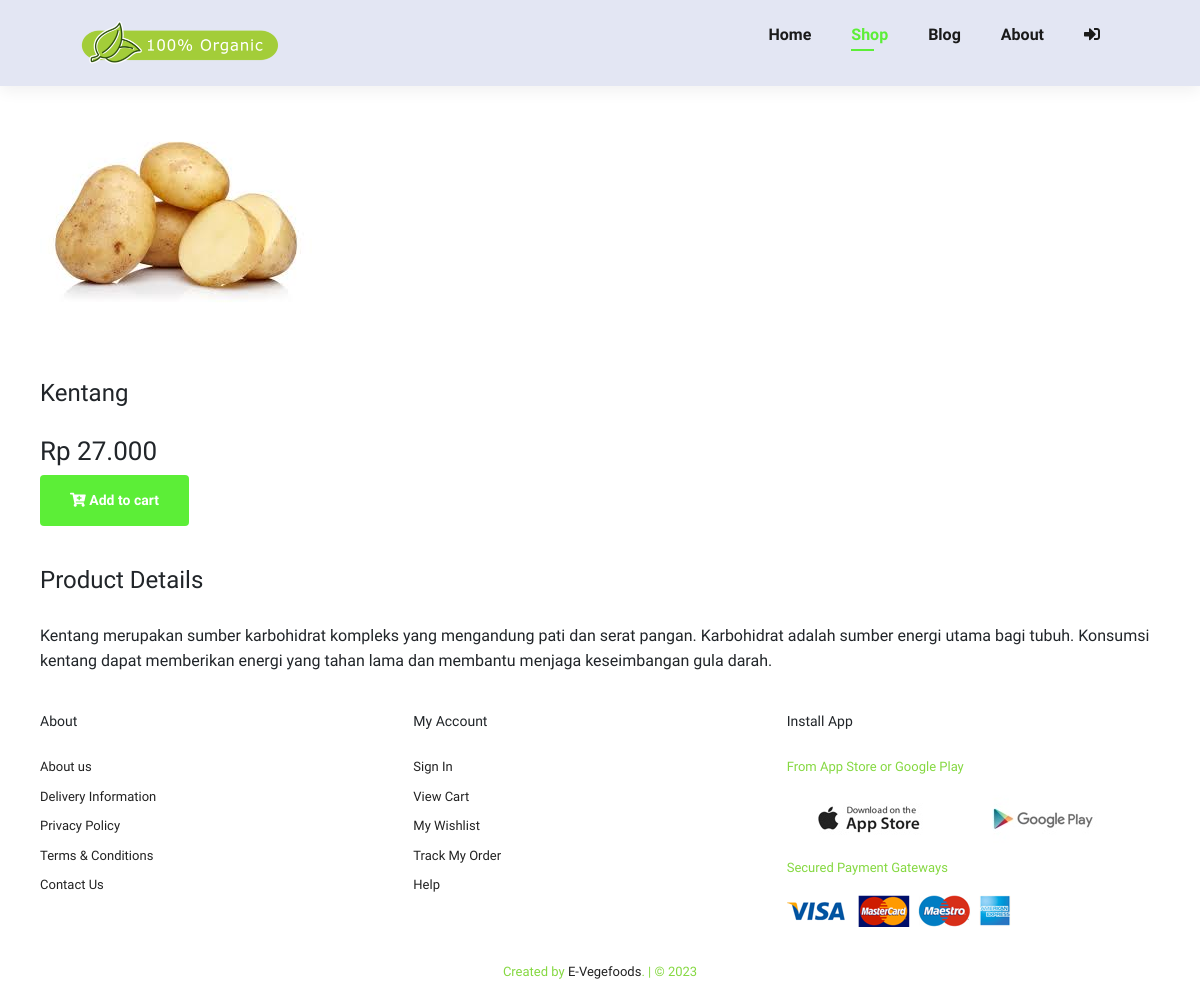
The app's page /shop/29 with its own data.
### tables this page shows
CREATE TABLE `produk` (
  `id` int NOT NULL AUTO_INCREMENT,
  `nama_produk` varchar(255) DEFAULT NULL,
  `satuan` varchar(10) DEFAULT NULL,
  `harga` int DEFAULT NULL,
  `image` varchar(255) DEFAULT NULL,
  `detail` text,
  PRIMARY KEY (`id`)
);

### application/controllers/Welcome.php (called while the page is built, shortened)
<?php
class Welcome extends CI_Controller
{
    public function shop_detail()
    {
        $id                     = $this->uri->segment(2);
        $data['product_detail'] = $this->m_data->edit_data(['id' => $id], 'produk')->result();
        $data['id_tran']        = $this->db->select_max('id')->get('h_transaksi')->row();
        $data['total']          = $this->m_data->shop('id_detil', ['id_pengguna' => $this->session->userdata('id'), 'status!=' => '3', 'id_produk!=' => '0'])->num_rows();
        $this->load->view('frontend/v_header', $data);
        $this->load->view('frontend/v_shop_detail', $data);
        $this->load->view('frontend/v_footer');
    }
}

### index.php (called while the page is built, shortened)
<?php
require_once BASEPATH . 'core/CodeIgniter.php';

### application/models/M_data.php (called while the page is built, shortened)
<?php
class M_data extends CI_Model
{
    public function edit_data($where, $table)
    {
        return $this->db->get_where($table, $where);
    }
    public function shop($order, $where)
    {
        $this->db->select('h.id AS id,id_pengguna,alamat,d.id AS id_detil,nama,status,id_produk,pr.nama_produk,jumlah,d.harga,ongkir');
        $this->db->from('h_transaksi h');
        $this->db->join('d_transaksi d', 'h.id=d.id_tran', 'inner');
        $this->db->join('pengguna p', 'p.id=h.id_pengguna', 'inner');
        $this->db->join('produk pr', 'pr.id=d.id_produk', 'left');
        $this->db->where($where);
        $this->db->order_by($order, 'asc');
        return $this->db->get();
    }
}

### application/views/frontend/v_shop_detail.php (the view, shortened to what this page needs)
<section id="prodetails" class="section-p1">
  <?php foreach ($product_detail as $p) : ?>
    <div class="single-pro-image">
      <img src="<?= base_url('assets/imgbeautyhampers/products/' . $p->image) ?>" class="img-fluid rounded float-star" id="MainImg" alt="" />
      <div class="single-pro-details">
        <h4><?= ucwords($p->nama_produk) ?></h4>
        <h2>Rp <?= number_format($p->harga, 0, ",", ".") ?></h2>
        <?= form_open(base_url('welcome/add_cart')); ?>
        <button class="normal" type="submit"><i class="fas fa-cart-plus"></i> Add to cart</button>
        <?= form_close(); ?>
        <h4>Product Details</h4>
        <span>
          <?= ucfirst($p->detail) ?>
        </span>
      </div>
    <?php endforeach ?>
</section>

### application/views/frontend/v_header.php (shortened to what this page needs)
<!DOCTYPE html>
<html lang="en">
<head>
  <link rel="stylesheet" href="https://pro.fontawesome.com/releases/v5.10.0/css/all.css" />
  <link rel="stylesheet" href="<?= base_url('assets/css/style.css') ?>" />
  <link href="https://cdn.jsdelivr.net/npm/bootstrap@5.3.0-alpha3/dist/css/bootstrap.min.css" rel="stylesheet">
</head>
<body cz-shortcut-listen="true">
  <section id="header">
    <a href="#"><img src="<?= base_url('assets/img/logo.png') ?>" width="200px" alt="" />
    </a>
    <ul id="navbar">
      <li><a class="<?= $this->uri->segment(1) == '' ? 'active' : '' ?>" href="<?= base_url('/') ?>">Home</a></li>
      <li><a class="<?= $this->uri->segment(1) == 'shop' || $this->uri->segment(1) == 'shop_detail' ? 'active' : '' ?>" href="<?= base_url('shop') ?>">Shop</a></li>
      <li><a class="<?= $this->uri->segment(1) == 'blog' || $this->uri->segment(1) == 'blog_detail' ? 'active' : '' ?>" href="<?= base_url('blog') ?>">Blog</a></li>
      <li><a class="<?= $this->uri->segment(1) == 'about' ? 'active' : '' ?>" href="<?= base_url('about') ?>">About</a></li>
      <?php if ($this->session->userdata('status') == '') : ?>
        <li><a class="<?= $this->uri->segment(1) == 'login' ? 'active' : '' ?>" href="<?= base_url('login') ?>"><i class="fas fa-sign-in-alt"></i></a></li>
      <?php elseif ($this->session->userdata('level') == 'penjual' || $this->session->userdata('level') == 'admin') : ?>
        <li><a href="<?= base_url('dashboard') ?>"><i class="fas fa-user"></i></a></li>
      <?php endif ?>
    </ul>
  </section>

### application/views/frontend/v_footer.php (shortened to what this page needs)
<footer class="section-p1">
  <div class="col">
    <h4>About</h4>
    <a href="#">About us</a>
    <a href="#">Delivery Information</a>
    <a href="#">Privacy Policy</a>
    <a href="#">Terms & Conditions</a>
    <a href="#">Contact Us</a>
  </div>
  <div class="col">
    <h4>My Account</h4>
    <a href="#">Sign In</a>
    <a href="#">View Cart</a>
    <a href="#">My Wishlist</a>
    <a href="#">Track My Order</a>
    <a href="#">Help</a>
  </div>
  <div class="col install">
    <h4>Install App</h4>
    <p>From App Store or Google Play</p>
    <div>
      <img src="<?= base_url('assets/img/pay/app.jpg') ?>" alt="" />
      <img src="<?= base_url('assets/img/pay/play.jpg') ?>" alt="" />
    </div>
    <p>Secured Payment Gateways</p>
    <img src="<?= base_url('assets/img/pay/pay.png') ?>" alt="" />
  </div>
  <div class="copyright">
    <p>Created by <a href="">E-Vegefoods</a>. | &copy; <?= date('Y') ?></p>
  </div>
</footer>
</body>
</html>

### assets/css/style.css (style rules this page uses)
* { margin: 0; padding: 0; box-sizing: border-box; font-family: "Spartan", sans-serif; }
h2 { font-size: 46px; line-height: 54px; color: #222; }
h4 { font-size: 20px; color: #222; }
p { font-size: 16px; color: #85d841; margin: 15px 0 20px 0; }
.section-p1 { padding: 20px 40px; }
button.normal { font-size: 14px; font-weight: 600; padding: 15px 30px; color: #000; background-color: #fff; border-radius: 4px; cursor: pointer; border: none; outline: none; transition: 0.2s; }
body { width: 100%; }
#header { display: flex; align-items: center; justify-content: space-between; padding: 20px 80px; background: #e3e6f3; box-shadow: 0 5px 15px rgba(0, 0, 0, 0.06); z-index: 999; position: sticky; top: 0; left: 0; }
#navbar { display: flex; align-items: center; justify-content: center; }
#navbar li { list-style: none; padding: 0 20px; position: relative; }
#navbar li a { text-decoration: none; font-size: 16px; font-weight: 600; color: #1a1a1a; transition: 0.3s ease; }
#navbar li a:hover, #navbar li a.active { color: #5cee37; }
#navbar li a.active::after, #navbar li a:hover::after { content: ""; width: 30%; height: 2px; background: #5cee37; position: absolute; bottom: -4px; left: 20px; }
footer { display: flex; flex-wrap: wrap; justify-content: space-between; }
footer .col { display: flex; flex-direction: column; align-items: flex-start; margin-bottom: 20px; }
footer h4 { font-size: 14px; padding-bottom: 20px; }
footer p { font-size: 13px; margin: 0 0 8px 0; }
footer a { font-size: 13px; text-decoration: none; color: #222; margin-bottom: 10px; }
footer .install img { margin: 10px 0 15px 0; }
footer .copyright { width: 100%; text-align: center; }
#prodetails { display: flex; margin-top: 20px; }
#prodetails .single-pro-image { width: 40%; margin-right: 50px; align-items: center; }
#prodetails .single-pro-details { width: 50%; padding-top: 30px; }
#prodetails .single-pro-details h4 { padding: 40px 0 20px 0; }
#prodetails .single-pro-details h2 { font-size: 26px; }
#prodetails .single-pro-details button { background: #5cee37; color: #fff; }
#prodetails .single-pro-details span { line-height: 25px; }
#prodetails { display: flex; flex-direction: column; }
#prodetails .single-pro-image { width: 100%; margin-right: 0px; }
#prodetails .single-pro-details { width: 100%; }

### records on screen
produk: image (picture), nama_produk "Kentang", harga "27.000", detail "Kentang merupakan sumber karbohidrat kompleks yang mengandung pati dan serat pangan. Karbohidrat adalah sumber energi utama bagi tubuh. Konsumsi kentang dapat memberikan energi yang tahan lama dan membantu menjaga keseimbangan gula darah."
